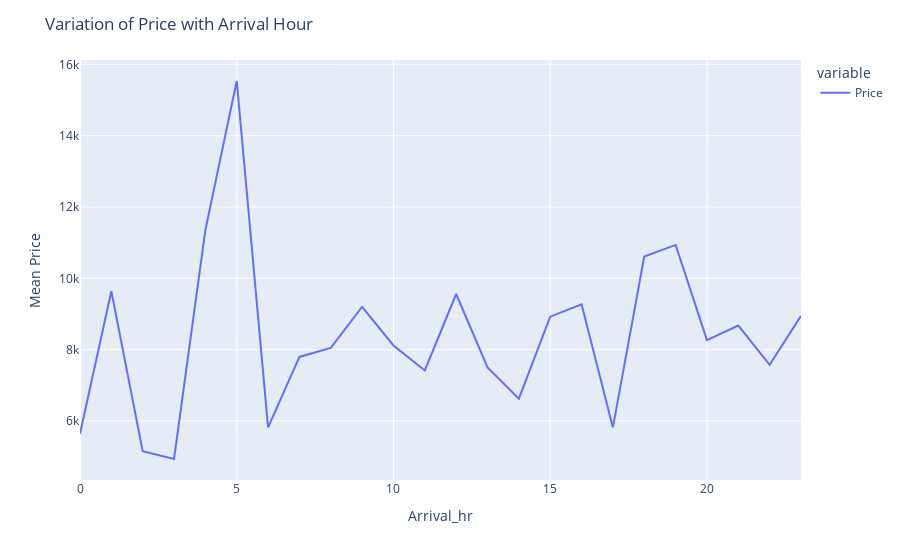

Notebook source saved alongside this figure:
### Code cell
# # # How Price Varies with Departure and arrival Hours
grouped_data_32=dataset.groupby('Arrival_hr')['Price'].mean()
grouped_data_32
fig=px.line(grouped_data_32)
fig.update_layout(title='Variation of Price with Arrival Hour',yaxis_title='Mean Price')

### Figure 1 — Plotly figure (JSON) as saved in the notebook; plotly's stock layout.template omitted (floating-point values rounded to 4 significant figures)
{"data": [{"hovertemplate": "variable=Price<br>Arrival_hr=%{x}<br>value=%{y}<extra></extra>", "legendgroup": "Price", "line": {"color": "#636efa", "dash": "solid"}, "marker": {"symbol": "circle"}, "mode": "lines", "name": "Price", "orientation": "v", "showlegend": true, "type": "scatter", "x": [0, 1, 2, 3, 4, 5, 6, 7, 8, 9, 10, 11, 12, 13, 14, 15, 16, 17, 18, 19, 20, 21, 22, 23], "xaxis": "x", "y": [5642.0, 9637.0, 5152.0, 4935.0, 11360.0, 15530.0, 5819.0, 7797.0, 8051.0, 9203.0, 8119.0, 7418.0, 9561.0, 7500.0, 6628.0, 8925.0, 9272.0, 5821.0, 10610.0, 10940.0, 8268.0, 8677.0, 7576.0, 8947.0], "yaxis": "y"}], "layout": {"legend": {"title": {"text": "variable"}, "tracegroupgap": 0}, "margin": {"t": 60}, "title": {"text": "Variation of Price with Arrival Hour"}, "xaxis": {"anchor": "y", "domain": [0, 1], "title": {"text": "Arrival_hr"}}, "yaxis": {"anchor": "x", "domain": [0, 1], "title": {"text": "Mean Price"}}}}
